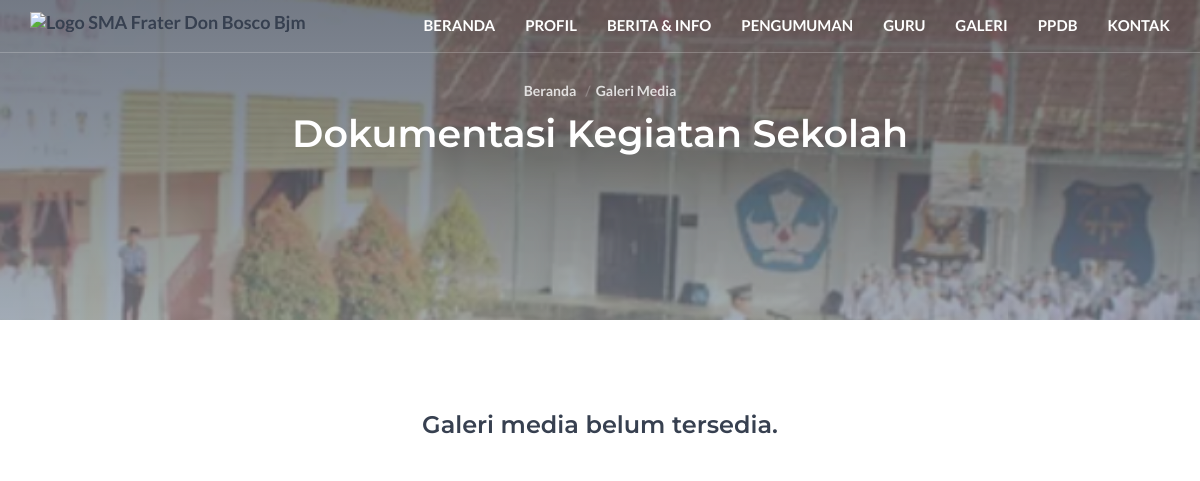
Page /galeri.php on the earlier database version.
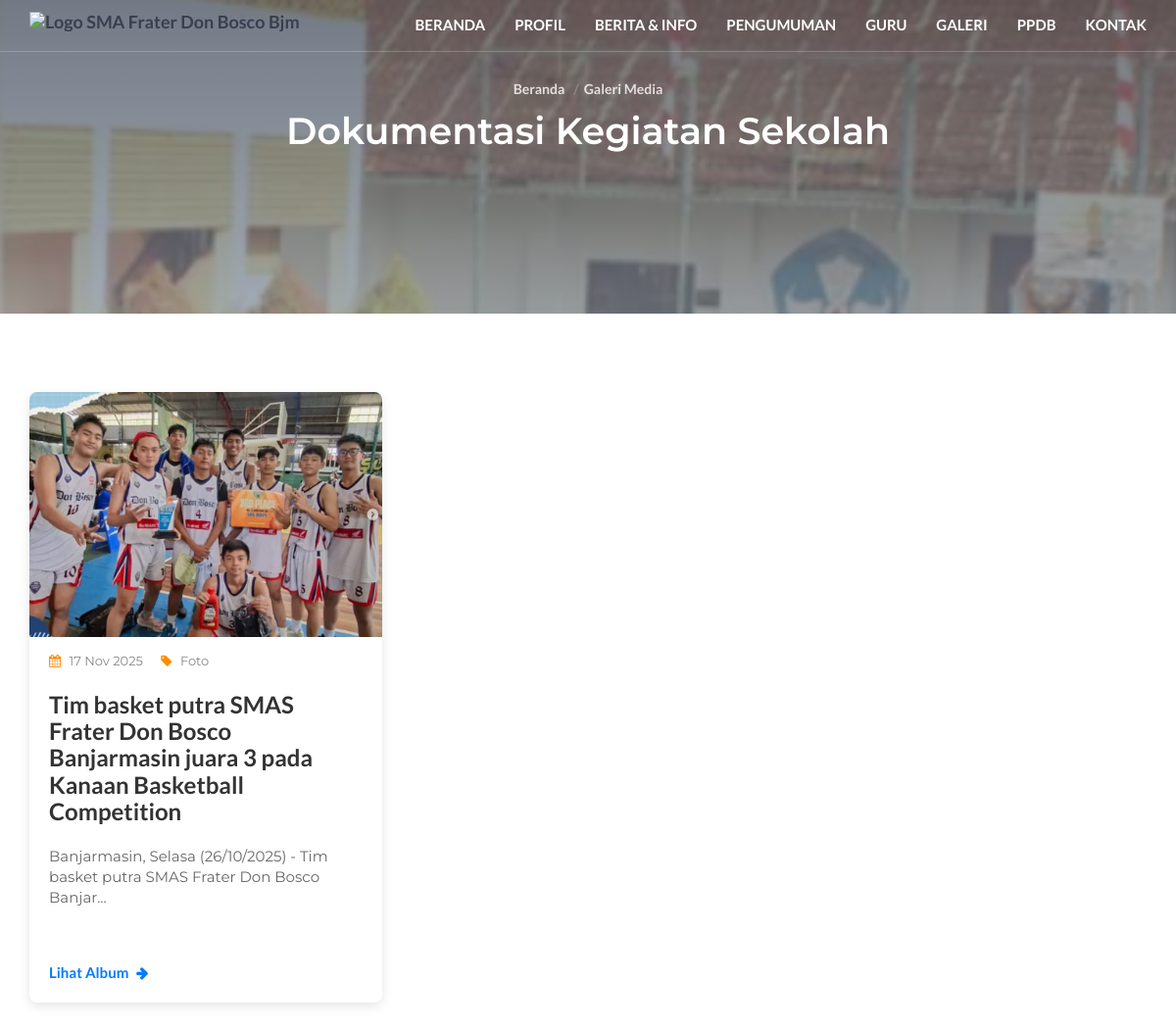
Same page on the later database version.
### tables this page shows
CREATE TABLE `galeri_media` (
  `id_album` int(11) NOT NULL,
  `judul_album` varchar(255) NOT NULL,
  `deskripsi` text DEFAULT NULL,
  `tanggal_event` date NOT NULL,
  `file_path` varchar(255) NOT NULL,
  `tipe_media` enum('Foto','Video') NOT NULL
);

### controllers/GaleriController.php (called while the page is built, shortened)
<?php
require_once __DIR__ . '/../models/GaleriModel.php';
class GaleriController {
    public function index() {
        $galeriModel = new GaleriModel();
        $data_album = $galeriModel->getAllAlbums();
        require_once __DIR__ . '/../views/template/header.php';
        require_once __DIR__ . '/../views/galeri.php';
    }
}
?>

### galeri.php (called while the page is built, shortened)
<?php
require_once 'controllers/GaleriController.php';
$controller = new GaleriController();
$controller->index();
?>

### models/GaleriModel.php (called while the page is built, shortened)
<?php
require_once 'Database.php';
class GaleriModel extends Database {
    public function getAllAlbums() {
        $sql = "SELECT id_album, judul_album, deskripsi, tanggal_event, file_path, tipe_media
                  FROM galeri_media
                  ORDER BY tanggal_event DESC";
        $query = $this->query($sql);
        $data_album = [];
        if ($query) {
            while ($row = mysqli_fetch_assoc($query)) {
                $data_album[] = $row;
            }
        }
        return $data_album;
    }
}
?>

### models/Database.php (called while the page is built, shortened)
<?php
require_once __DIR__ . '/../Koneksi Database/koneksi.php';
class Database {
    protected $koneksi;
    public function __construct() {
        global $koneksi;
        $this->koneksi = $koneksi;
    }
    public function query($sql) {
        return mysqli_query($this->koneksi, $sql);
    }
}
?>

### views/galeri.php (the view, shortened to what this page needs)
<div class="hero-area section" style="height: 40vh; min-height: 300px;">
    <div class="bg-image bg-parallax overlay" style="background-image:url(./img/page-background1.png)"></div>
    <div class="container">
        <div class="row">
            <div class="col-md-10 col-md-offset-1 text-center">
                <ul class="hero-area-tree">
                    <li><a href="index.php">Beranda</a></li>
                    <li>Galeri Media</li>
                </ul>
                <h1 class="white-text">Dokumentasi Kegiatan Sekolah</h1>
            </div>
        </div>
    </div>
</div>
<div id="gallery" class="section">
    <div class="container">
        <div class="row">
            <div id="main" class="col-md-12">
                <div class="row">
                    <?php
                    if (isset($data_album) && count($data_album) > 0) {
                        foreach ($data_album as $album) {
                            $path_media = "admin/uploads/galeri/" . $album['file_path'];
                            ?>
                            <div class="col-md-4 mb-4">
                                <div class="single-album">
                                    <div class="album-media">
                                        <a href="detail_galeri.php?id=<?php echo $album['id_album']; ?>">
                                            <img src="<?php echo $path_media; ?>"
                                                alt="<?php echo htmlspecialchars($album['judul_album']); ?>"
                                                style="height: 250px; object-fit: cover; width: 100%;">
                                        </a>
                                    </div>
                                    <div class="album-content">
                                        <ul class="album-meta">
                                            <li><i class="fa fa-calendar"></i>
                                                <?php echo date('d M Y', strtotime($album['tanggal_event'])); ?></li>
                                            <li><i class="fa fa-tag"></i> <?php echo htmlspecialchars($album['tipe_media']); ?>
                                            </li>
                                        </ul>
                                        <h3><a
                                                href="detail_galeri.php?id=<?php echo $album['id_album']; ?>"><?php echo htmlspecialchars($album['judul_album']); ?></a>
                                        </h3>
                                        <p><?php echo htmlspecialchars(substr($album['deskripsi'] ?? 'Tidak ada deskripsi', 0, 80)); ?>...
                                        </p>
                                        <a href="detail_galeri.php?id=<?php echo $album['id_album']; ?>"
                                            class="album-more">Lihat Album</a>
                                    </div>
                                </div>
                            </div>
                        <?php
                        }
                    } else {
                        echo "<div class='col-md-12 text-center'><h3>Galeri media belum tersedia.</h3></div>";
                    }
                    ?>
                </div>
            </div>
        </div>
    </div>
</div>

Differences in the rows shown:
added galeri_media: file_path (picture), tanggal_event "17 Nov 2025", tipe_media "Foto", judul_album "Tim basket putra SMAS Frater Don Bosco Banjarmasin juara 3 pada Kanaan Basketball Competition", deskripsi "Banjarmasin, Selasa (26/10/2025) - Tim basket putra SMAS Frater Don Bosco Banjar"
Other differences:
text no longer shown: "Galeri media belum tersedia."
